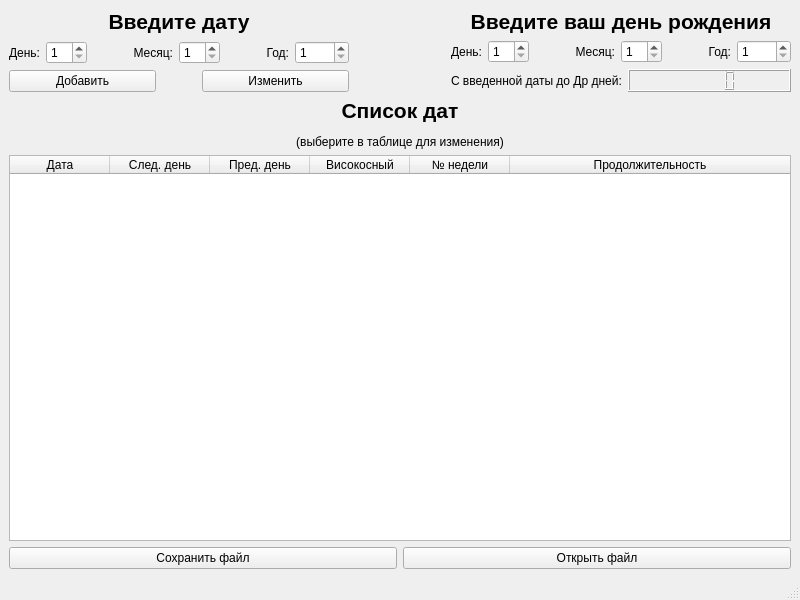
<?xml version="1.0" encoding="UTF-8"?>
<ui version="4.0">
 <class>MainWindow</class>
 <widget class="QMainWindow" name="MainWindow">
  <property name="geometry">
   <rect>
    <x>0</x>
    <y>0</y>
    <width>800</width>
    <height>600</height>
   </rect>
  </property>
  <property name="sizePolicy">
   <sizepolicy hsizetype="MinimumExpanding" vsizetype="MinimumExpanding">
    <horstretch>0</horstretch>
    <verstretch>0</verstretch>
   </sizepolicy>
  </property>
  <property name="minimumSize">
   <size>
    <width>800</width>
    <height>600</height>
   </size>
  </property>
  <property name="windowTitle">
   <string>Task 1</string>
  </property>
  <widget class="QWidget" name="centralwidget">
   <layout class="QVBoxLayout" name="verticalLayout_3">
    <item>
     <layout class="QHBoxLayout" name="horizontalLayout_12">
      <item>
       <layout class="QVBoxLayout" name="verticalLayout">
        <property name="sizeConstraint">
         <enum>QLayout::SetMaximumSize</enum>
        </property>
        <item>
         <widget class="QLabel" name="label">
          <property name="font">
           <font>
            <pointsize>16</pointsize>
            <bold>true</bold>
           </font>
          </property>
          <property name="text">
           <string>&lt;html&gt;&lt;head/&gt;&lt;body&gt;&lt;p align=&quot;center&quot;&gt;Введите дату&lt;/p&gt;&lt;/body&gt;&lt;/html&gt;</string>
          </property>
          <property name="alignment">
           <set>Qt::AlignCenter</set>
          </property>
         </widget>
        </item>
        <item>
         <layout class="QHBoxLayout" name="horizontalLayout_7">
          <item>
           <layout class="QHBoxLayout" name="horizontalLayout_4">
            <item>
             <widget class="QLabel" name="label_3">
              <property name="sizePolicy">
               <sizepolicy hsizetype="Fixed" vsizetype="Preferred">
                <horstretch>0</horstretch>
                <verstretch>0</verstretch>
               </sizepolicy>
              </property>
              <property name="text">
               <string>День:</string>
              </property>
              <property name="alignment">
               <set>Qt::AlignRight|Qt::AlignTrailing|Qt::AlignVCenter</set>
              </property>
             </widget>
            </item>
            <item>
             <widget class="QSpinBox" name="spinBox_day">
              <property name="suffix">
               <string/>
              </property>
              <property name="prefix">
               <string/>
              </property>
              <property name="minimum">
               <number>1</number>
              </property>
              <property name="maximum">
               <number>31</number>
              </property>
             </widget>
            </item>
           </layout>
          </item>
          <item>
           <spacer name="horizontalSpacer">
            <property name="orientation">
             <enum>Qt::Horizontal</enum>
            </property>
            <property name="sizeType">
             <enum>QSizePolicy::Preferred</enum>
            </property>
            <property name="sizeHint" stdset="0">
             <size>
              <width>40</width>
              <height>20</height>
             </size>
            </property>
           </spacer>
          </item>
          <item>
           <layout class="QHBoxLayout" name="horizontalLayout_5">
            <item>
             <widget class="QLabel" name="label_4">
              <property name="sizePolicy">
               <sizepolicy hsizetype="Fixed" vsizetype="Preferred">
                <horstretch>0</horstretch>
                <verstretch>0</verstretch>
               </sizepolicy>
              </property>
              <property name="text">
               <string>Месяц:</string>
              </property>
              <property name="alignment">
               <set>Qt::AlignRight|Qt::AlignTrailing|Qt::AlignVCenter</set>
              </property>
             </widget>
            </item>
            <item>
             <widget class="QSpinBox" name="spinBox_month">
              <property name="prefix">
               <string/>
              </property>
              <property name="minimum">
               <number>1</number>
              </property>
              <property name="maximum">
               <number>12</number>
              </property>
             </widget>
            </item>
           </layout>
          </item>
          <item>
           <spacer name="horizontalSpacer_2">
            <property name="orientation">
             <enum>Qt::Horizontal</enum>
            </property>
            <property name="sizeType">
             <enum>QSizePolicy::Preferred</enum>
            </property>
            <property name="sizeHint" stdset="0">
             <size>
              <width>40</width>
              <height>20</height>
             </size>
            </property>
           </spacer>
          </item>
          <item>
           <layout class="QHBoxLayout" name="horizontalLayout_6">
            <item>
             <widget class="QLabel" name="label_5">
              <property name="sizePolicy">
               <sizepolicy hsizetype="Fixed" vsizetype="Preferred">
                <horstretch>0</horstretch>
                <verstretch>0</verstretch>
               </sizepolicy>
              </property>
              <property name="text">
               <string>Год:</string>
              </property>
              <property name="alignment">
               <set>Qt::AlignRight|Qt::AlignTrailing|Qt::AlignVCenter</set>
              </property>
             </widget>
            </item>
            <item>
             <widget class="QSpinBox" name="spinBox_year">
              <property name="suffix">
               <string/>
              </property>
              <property name="prefix">
               <string/>
              </property>
              <property name="minimum">
               <number>1</number>
              </property>
              <property name="maximum">
               <number>9999</number>
              </property>
             </widget>
            </item>
           </layout>
          </item>
         </layout>
        </item>
        <item>
         <layout class="QHBoxLayout" name="horizontalLayout_2">
          <item>
           <widget class="QPushButton" name="pushButton_addDate">
            <property name="sizePolicy">
             <sizepolicy hsizetype="Preferred" vsizetype="Fixed">
              <horstretch>0</horstretch>
              <verstretch>0</verstretch>
             </sizepolicy>
            </property>
            <property name="text">
             <string>Добавить</string>
            </property>
           </widget>
          </item>
          <item>
           <spacer name="horizontalSpacer_3">
            <property name="orientation">
             <enum>Qt::Horizontal</enum>
            </property>
            <property name="sizeType">
             <enum>QSizePolicy::Preferred</enum>
            </property>
            <property name="sizeHint" stdset="0">
             <size>
              <width>40</width>
              <height>20</height>
             </size>
            </property>
           </spacer>
          </item>
          <item>
           <widget class="QPushButton" name="pushButton_changeDate">
            <property name="sizePolicy">
             <sizepolicy hsizetype="Preferred" vsizetype="Fixed">
              <horstretch>0</horstretch>
              <verstretch>0</verstretch>
             </sizepolicy>
            </property>
            <property name="text">
             <string>Изменить</string>
            </property>
           </widget>
          </item>
         </layout>
        </item>
       </layout>
      </item>
      <item>
       <spacer name="horizontalSpacer_6">
        <property name="orientation">
         <enum>Qt::Horizontal</enum>
        </property>
        <property name="sizeHint" stdset="0">
         <size>
          <width>40</width>
          <height>20</height>
         </size>
        </property>
       </spacer>
      </item>
      <item>
       <layout class="QVBoxLayout" name="verticalLayout_2">
        <property name="sizeConstraint">
         <enum>QLayout::SetMaximumSize</enum>
        </property>
        <item>
         <widget class="QLabel" name="label_9">
          <property name="font">
           <font>
            <pointsize>16</pointsize>
            <bold>true</bold>
           </font>
          </property>
          <property name="text">
           <string>&lt;html&gt;&lt;head/&gt;&lt;body&gt;&lt;p align=&quot;center&quot;&gt;Введите ваш день рождения&lt;/p&gt;&lt;/body&gt;&lt;/html&gt;</string>
          </property>
          <property name="alignment">
           <set>Qt::AlignCenter</set>
          </property>
         </widget>
        </item>
        <item>
         <layout class="QHBoxLayout" name="horizontalLayout_8">
          <item>
           <layout class="QHBoxLayout" name="horizontalLayout_9">
            <item>
             <widget class="QLabel" name="label_6">
              <property name="sizePolicy">
               <sizepolicy hsizetype="Fixed" vsizetype="Preferred">
                <horstretch>0</horstretch>
                <verstretch>0</verstretch>
               </sizepolicy>
              </property>
              <property name="text">
               <string>День:</string>
              </property>
              <property name="alignment">
               <set>Qt::AlignRight|Qt::AlignTrailing|Qt::AlignVCenter</set>
              </property>
             </widget>
            </item>
            <item>
             <widget class="QSpinBox" name="spinBox_dayB">
              <property name="suffix">
               <string/>
              </property>
              <property name="prefix">
               <string/>
              </property>
              <property name="minimum">
               <number>1</number>
              </property>
              <property name="maximum">
               <number>31</number>
              </property>
             </widget>
            </item>
           </layout>
          </item>
          <item>
           <spacer name="horizontalSpacer_4">
            <property name="orientation">
             <enum>Qt::Horizontal</enum>
            </property>
            <property name="sizeType">
             <enum>QSizePolicy::Preferred</enum>
            </property>
            <property name="sizeHint" stdset="0">
             <size>
              <width>40</width>
              <height>20</height>
             </size>
            </property>
           </spacer>
          </item>
          <item>
           <layout class="QHBoxLayout" name="horizontalLayout_10">
            <item>
             <widget class="QLabel" name="label_7">
              <property name="sizePolicy">
               <sizepolicy hsizetype="Fixed" vsizetype="Preferred">
                <horstretch>0</horstretch>
                <verstretch>0</verstretch>
               </sizepolicy>
              </property>
              <property name="text">
               <string>Месяц:</string>
              </property>
              <property name="alignment">
               <set>Qt::AlignRight|Qt::AlignTrailing|Qt::AlignVCenter</set>
              </property>
             </widget>
            </item>
            <item>
             <widget class="QSpinBox" name="spinBox_monthB">
              <property name="prefix">
               <string/>
              </property>
              <property name="minimum">
               <number>1</number>
              </property>
              <property name="maximum">
               <number>12</number>
              </property>
             </widget>
            </item>
           </layout>
          </item>
          <item>
           <spacer name="horizontalSpacer_5">
            <property name="orientation">
             <enum>Qt::Horizontal</enum>
            </property>
            <property name="sizeType">
             <enum>QSizePolicy::Preferred</enum>
            </property>
            <property name="sizeHint" stdset="0">
             <size>
              <width>40</width>
              <height>20</height>
             </size>
            </property>
           </spacer>
          </item>
          <item>
           <layout class="QHBoxLayout" name="horizontalLayout_11">
            <item>
             <widget class="QLabel" name="label_8">
              <property name="sizePolicy">
               <sizepolicy hsizetype="Fixed" vsizetype="Preferred">
                <horstretch>0</horstretch>
                <verstretch>0</verstretch>
               </sizepolicy>
              </property>
              <property name="text">
               <string>Год:</string>
              </property>
              <property name="alignment">
               <set>Qt::AlignRight|Qt::AlignTrailing|Qt::AlignVCenter</set>
              </property>
             </widget>
            </item>
            <item>
             <widget class="QSpinBox" name="spinBox_yearB">
              <property name="suffix">
               <string/>
              </property>
              <property name="prefix">
               <string/>
              </property>
              <property name="minimum">
               <number>1</number>
              </property>
              <property name="maximum">
               <number>9999</number>
              </property>
             </widget>
            </item>
           </layout>
          </item>
         </layout>
        </item>
        <item>
         <layout class="QHBoxLayout" name="horizontalLayout_3">
          <item>
           <widget class="QLabel" name="label_birthdayLeft">
            <property name="sizePolicy">
             <sizepolicy hsizetype="Fixed" vsizetype="Preferred">
              <horstretch>0</horstretch>
              <verstretch>0</verstretch>
             </sizepolicy>
            </property>
            <property name="text">
             <string>С введенной даты до Др дней:</string>
            </property>
           </widget>
          </item>
          <item>
           <widget class="QLCDNumber" name="lcdNumber_birthdayLeft">
            <property name="sizePolicy">
             <sizepolicy hsizetype="Preferred" vsizetype="Preferred">
              <horstretch>0</horstretch>
              <verstretch>0</verstretch>
             </sizepolicy>
            </property>
            <property name="font">
             <font>
              <pointsize>11</pointsize>
              <bold>false</bold>
             </font>
            </property>
            <property name="segmentStyle">
             <enum>QLCDNumber::Filled</enum>
            </property>
           </widget>
          </item>
         </layout>
        </item>
       </layout>
      </item>
     </layout>
    </item>
    <item>
     <widget class="QLabel" name="label_2">
      <property name="text">
       <string>&lt;html&gt;&lt;head/&gt;&lt;body&gt;&lt;p align=&quot;center&quot;&gt;&lt;span style=&quot; font-size:16pt; font-weight:700;&quot;&gt;Список дат&lt;/span&gt;&lt;/p&gt;&lt;p align=&quot;center&quot;&gt;(выберите в таблице для изменения)&lt;/p&gt;&lt;/body&gt;&lt;/html&gt;</string>
      </property>
     </widget>
    </item>
    <item>
     <widget class="QTableWidget" name="tableWidget">
      <property name="sizePolicy">
       <sizepolicy hsizetype="Expanding" vsizetype="Expanding">
        <horstretch>0</horstretch>
        <verstretch>0</verstretch>
       </sizepolicy>
      </property>
      <property name="editTriggers">
       <set>QAbstractItemView::NoEditTriggers</set>
      </property>
      <property name="dragDropOverwriteMode">
       <bool>false</bool>
      </property>
      <property name="selectionMode">
       <enum>QAbstractItemView::SingleSelection</enum>
      </property>
      <property name="selectionBehavior">
       <enum>QAbstractItemView::SelectRows</enum>
      </property>
      <property name="textElideMode">
       <enum>Qt::ElideMiddle</enum>
      </property>
      <property name="wordWrap">
       <bool>false</bool>
      </property>
      <attribute name="horizontalHeaderCascadingSectionResizes">
       <bool>true</bool>
      </attribute>
      <attribute name="horizontalHeaderDefaultSectionSize">
       <number>100</number>
      </attribute>
      <attribute name="horizontalHeaderStretchLastSection">
       <bool>true</bool>
      </attribute>
      <attribute name="verticalHeaderCascadingSectionResizes">
       <bool>true</bool>
      </attribute>
      <column>
       <property name="text">
        <string>Дата</string>
       </property>
      </column>
      <column>
       <property name="text">
        <string>След. день</string>
       </property>
      </column>
      <column>
       <property name="text">
        <string>Пред. день</string>
       </property>
      </column>
      <column>
       <property name="text">
        <string>Високосный</string>
       </property>
      </column>
      <column>
       <property name="text">
        <string>№ недели</string>
       </property>
      </column>
      <column>
       <property name="text">
        <string>Продолжительность</string>
       </property>
      </column>
     </widget>
    </item>
    <item>
     <layout class="QHBoxLayout" name="horizontalLayout">
      <item>
       <widget class="QPushButton" name="pushButton_saveFile">
        <property name="text">
         <string>Сохранить файл</string>
        </property>
       </widget>
      </item>
      <item>
       <widget class="QPushButton" name="pushButton_openFile">
        <property name="text">
         <string>Открыть файл</string>
        </property>
       </widget>
      </item>
     </layout>
    </item>
   </layout>
  </widget>
  <widget class="QMenuBar" name="menubar">
   <property name="geometry">
    <rect>
     <x>0</x>
     <y>0</y>
     <width>800</width>
     <height>22</height>
    </rect>
   </property>
  </widget>
  <widget class="QStatusBar" name="statusbar"/>
 </widget>
 <resources/>
 <connections/>
</ui>
